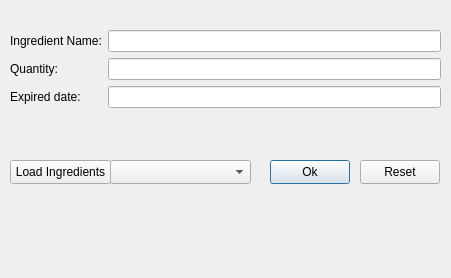
<?xml version="1.0" encoding="UTF-8"?>
<ui version="4.0">
 <class>AddToStorage</class>
 <widget class="QDialog" name="AddToStorage">
  <property name="geometry">
   <rect>
    <x>0</x>
    <y>0</y>
    <width>451</width>
    <height>278</height>
   </rect>
  </property>
  <property name="windowTitle">
   <string>Dialog</string>
  </property>
  <widget class="QWidget" name="formLayoutWidget">
   <property name="geometry">
    <rect>
     <x>10</x>
     <y>30</y>
     <width>431</width>
     <height>121</height>
    </rect>
   </property>
   <layout class="QFormLayout" name="formLayout">
    <item row="0" column="0">
     <widget class="QLabel" name="ingredientNameLabel">
      <property name="text">
       <string>Ingredient Name:</string>
      </property>
     </widget>
    </item>
    <item row="0" column="1">
     <widget class="QLineEdit" name="ingredientNameLineEdit"/>
    </item>
    <item row="1" column="0">
     <widget class="QLabel" name="quantityLabel">
      <property name="text">
       <string>Quantity:</string>
      </property>
     </widget>
    </item>
    <item row="1" column="1">
     <widget class="QLineEdit" name="quantityLineEdit"/>
    </item>
    <item row="2" column="0">
     <widget class="QLabel" name="expiredDateLabel">
      <property name="text">
       <string>Expired date:</string>
      </property>
     </widget>
    </item>
    <item row="2" column="1">
     <widget class="QLineEdit" name="expiredLineEdit"/>
    </item>
   </layout>
  </widget>
  <widget class="QPushButton" name="btnOk">
   <property name="geometry">
    <rect>
     <x>270</x>
     <y>160</y>
     <width>80</width>
     <height>24</height>
    </rect>
   </property>
   <property name="text">
    <string>Ok</string>
   </property>
  </widget>
  <widget class="QPushButton" name="btnReset">
   <property name="geometry">
    <rect>
     <x>360</x>
     <y>160</y>
     <width>80</width>
     <height>24</height>
    </rect>
   </property>
   <property name="text">
    <string>Reset</string>
   </property>
  </widget>
  <widget class="QComboBox" name="cbxloadIngredients">
   <property name="geometry">
    <rect>
     <x>110</x>
     <y>160</y>
     <width>141</width>
     <height>24</height>
    </rect>
   </property>
  </widget>
  <widget class="QPushButton" name="btnLoadIngredients">
   <property name="geometry">
    <rect>
     <x>10</x>
     <y>160</y>
     <width>101</width>
     <height>24</height>
    </rect>
   </property>
   <property name="text">
    <string>Load Ingredients</string>
   </property>
  </widget>
 </widget>
 <resources/>
 <connections/>
</ui>
